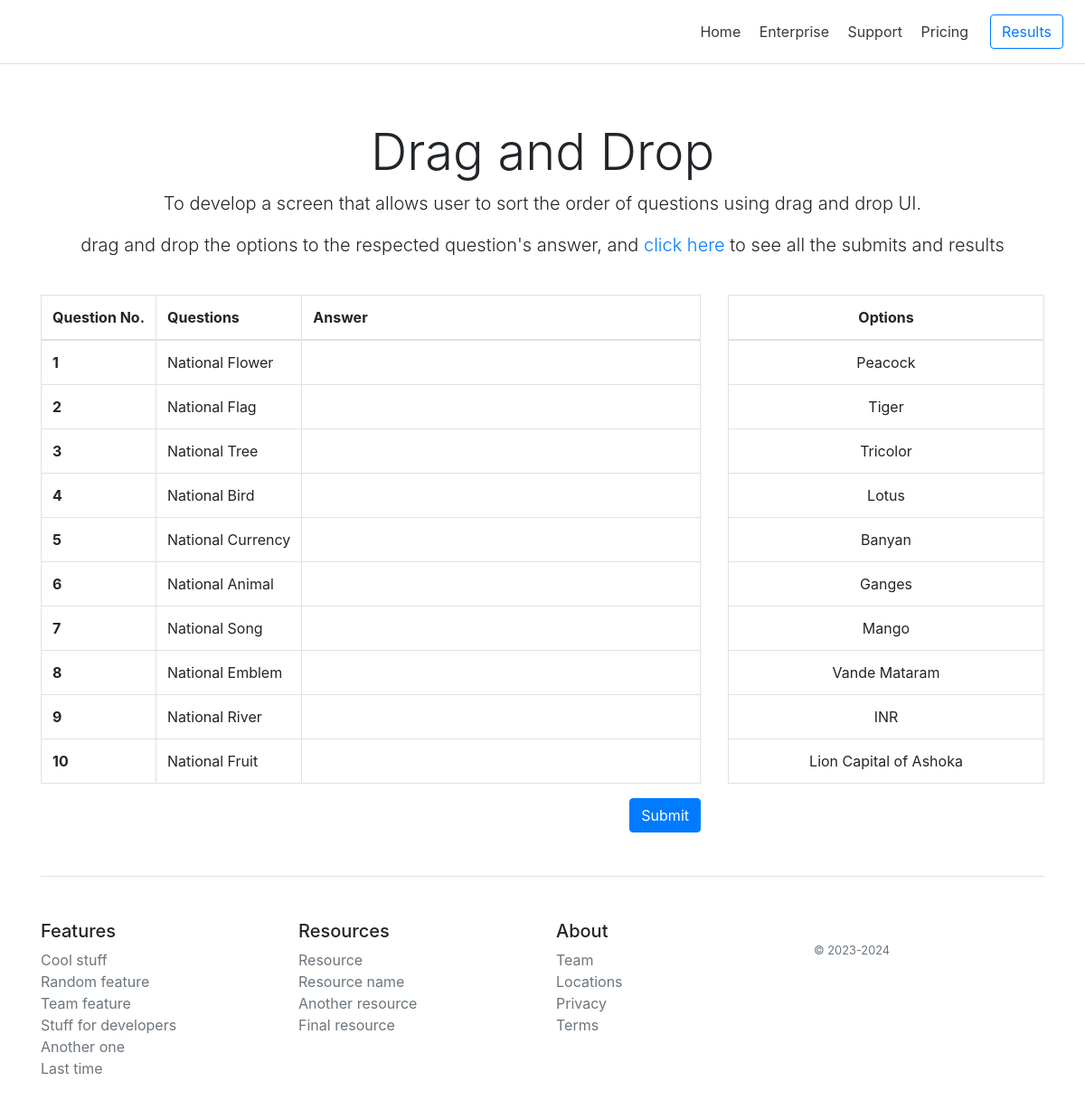
The page / on the database its author committed.
### tables this page shows
CREATE TABLE `questions_table` (
  `id` int(11) NOT NULL,
  `question` varchar(250) NOT NULL,
  `answer` varchar(250) NOT NULL,
  `updated_date` timestamp NOT NULL DEFAULT current_timestamp()
);

CREATE TABLE `answer_table` (
  `id` int(11) NOT NULL,
  `answer` varchar(250) NOT NULL,
  `updated_date` timestamp NOT NULL DEFAULT current_timestamp()
);

### application/controllers/User.php (called while the page is built, shortened)
<?php
class User extends CI_Controller {
	function __construct() {
        $this->load->model('User_model');
    }
	public function index(){
		$quest = $this->User_model->questions();
		$ans = $this->User_model->answer();
		$home_page = array(
          'questions' =>  $quest,
          'answer' =>  $ans,
		);
		$this->load->view('includes/header');
		$this->load->view('home',$home_page);
		$this->load->view('includes/footer');
	}
}

### index.php (called while the page is built, shortened)
<?php
require_once BASEPATH.'core/CodeIgniter.php';

### application/models/User_model.php (called while the page is built, shortened)
<?php
class User_model extends CI_Model {
	public function questions(){
		$res = $this->db->get('questions_table');
		return $res->result_array();
	}
	public function answer(){
		$res = $this->db->get('answer_table');
		return $res->result_array();
	}
}

### application/views/home.php (the view, shortened to what this page needs)
<div class="container main-cont">
<div class="pricing-header px-3 py-3 pt-md-5 pb-md-4 mx-auto text-center">
   <h1 class="display-4">Drag and Drop</h1>
   <p class="lead">To develop a screen that allows user to sort the order of questions using drag and drop UI.</p>
   <p class="lead">drag and drop the options to the respected question's answer, and  <a href="<?=base_url('result-page')?>">click here</a> to see all the submits and results</p>
 </div>
 <div class="row">
     <div class="col-md-8 col-12">
         <table class="table table-hover border table-bordered">
             <thead>
                 <tr>
                 <th class="fit" scope="col">Question No.</th>
                 <th class=" questions" scope="col">Questions</th>
                 <th lass="fit answers" scope="col">Answer</th>
                 </tr>
             </thead>
             <tbody>
                 <?php  foreach($questions as $key => $value){ ?>
                 <tr class="no_of_question">
                     <th scope="row"><?=$value['id']?></th>
                     <td class="question fit"><?=$value['question']?></td>
                     <td class="answer handy" id="ans_<?=$value['id']?>"></td>
                 </tr>
                 <?php } ?>
             </tbody>
             </table>
             <div class="text-right"><button type="button" class="btn btn-primary submit">Submit</button></div>
     </div>
     <div class="col-md-4 col-12">
         <table class="table table-hover text-center border">
             <tbody>
             <thead>
                 <tr>
                   <th scope="col">Options</th>
                 </tr>
             </thead>
             <?php  foreach($answer as $key => $value){ ?>
                 <tr>
                     <td class="option handy"> <div class="crd"><?=$value['answer']?></div></td>
                 </tr>
             <?php } ?>
             </tbody>
         </table>
     </div>
 </div>
</div>

### application/views/includes/header.php (shortened to what this page needs)
<!DOCTYPE html>
<html lang="eng">
    <head>
        <link rel="stylesheet" href="https://cdn.jsdelivr.net/npm/bootstrap@4.0.0/dist/css/bootstrap.min.css">
    </head>
   <body>
   <div class="d-flex flex-column flex-md-row align-items-center p-3 px-md-4 mb-3 bg-white border-bottom shadow-sm">
      <nav class="my-2 my-md-0 mr-md-3">
        <a class="p-2 text-dark" href="<?=base_url()?>">Home</a>
        <a class="p-2 text-dark" href="#">Enterprise</a>
        <a class="p-2 text-dark" href="#">Support</a>
        <a class="p-2 text-dark" href="#">Pricing</a>
      </nav>
      <a class="btn btn-outline-primary" href="<?=base_url('result-page')?>">Results</a>
    </div>

### application/views/includes/footer.php (shortened to what this page needs)
<div class="container">
<footer class="pt-4 my-md-5 pt-md-5 border-top">
        <div class="row">
          <div class="col-6 col-md">
            <h5>Features</h5>
            <ul class="list-unstyled text-small">
              <li><a class="text-muted" href="#">Cool stuff</a></li>
              <li><a class="text-muted" href="#">Random feature</a></li>
              <li><a class="text-muted" href="#">Team feature</a></li>
              <li><a class="text-muted" href="#">Stuff for developers</a></li>
              <li><a class="text-muted" href="#">Another one</a></li>
              <li><a class="text-muted" href="#">Last time</a></li>
            </ul>
          </div>
          <div class="col-6 col-md">
            <h5>Resources</h5>
            <ul class="list-unstyled text-small">
              <li><a class="text-muted" href="#">Resource</a></li>
              <li><a class="text-muted" href="#">Resource name</a></li>
              <li><a class="text-muted" href="#">Another resource</a></li>
              <li><a class="text-muted" href="#">Final resource</a></li>
            </ul>
          </div>
          <div class="col-6 col-md">
            <h5>About</h5>
            <ul class="list-unstyled text-small">
              <li><a class="text-muted" href="#">Team</a></li>
              <li><a class="text-muted" href="#">Locations</a></li>
              <li><a class="text-muted" href="#">Privacy</a></li>
              <li><a class="text-muted" href="#">Terms</a></li>
            </ul>
          </div>
          <div class="col-12 col-md">
            <small class="d-block mb-3 text-muted">© 2023-2024</small>
          </div>
        </div>
      </footer>
</div>
   </body>
</html>

### application/views/includes/header.php (style rules this page uses)
.table td.fit, .table th.fit { white-space: nowrap; width: 1%; }

### rows shown on the page
questions_table: id "1", question "National Flower"
questions_table: id "2", question "National Flag"
questions_table: id "3", question "National Tree"
questions_table: id "4", question "National Bird"
questions_table: id "5", question "National Currency"
questions_table: id "6", question "National Animal"
questions_table: id "7", question "National Song"
questions_table: id "8", question "National Emblem"
questions_table: id "9", question "National River"
questions_table: id "10", question "National Fruit"
answer_table: answer "Peacock"
answer_table: answer "Tiger"
answer_table: answer "Tricolor"
answer_table: answer "Lotus"
answer_table: answer "Banyan"
answer_table: answer "Ganges"
answer_table: answer "Mango"
answer_table: answer "Vande Mataram"
answer_table: answer "INR"
answer_table: answer "Lion Capital of Ashoka"
